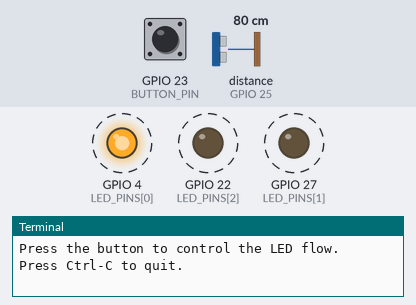
Simulated run of this program. Board: Raspberry Pi (BCM pin numbers). Shown: output pins drawn as LEDs (lit = HIGH), the last lines printed to the terminal. Dashed ring = blinking. The test bench sets the inputs (shaded band); at power-on: GPIO 23 (BUTTON_PIN) HIGH, distance to the obstacle (sensor on GPIO 25) 80 cm. The echo pulse lasts 58.3 µs per cm; the clock reads 2024-03-15 10:24:30 at power-on unless the program sets it; pins used as bus, display or sensor lines are not drawn.

Above: at 0.7 s.
1.3 s: GPIO 23 (BUTTON_PIN) pulled LOW for 0.15 s
At 1.5 s:
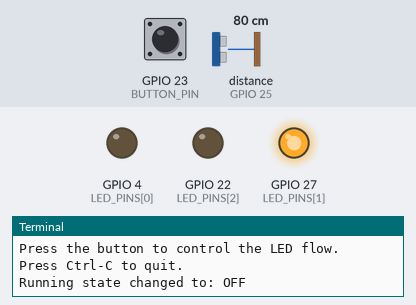
At 2.2 s:
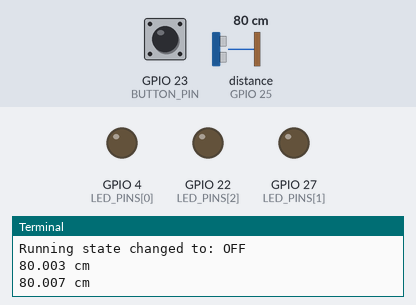
4.3 s: GPIO 23 (BUTTON_PIN) pulled LOW for 1 s
At 4.3 s:
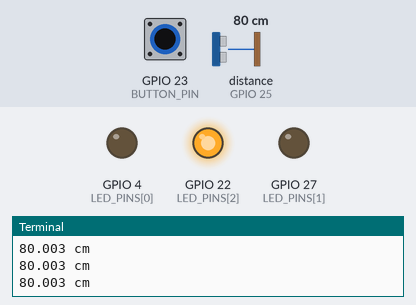
7.3 s: GPIO 23 (BUTTON_PIN) pulled LOW for 3.2 s
12.0 s: GPIO 23 (BUTTON_PIN) pulsed LOW 2 times (0.12 s each, 0.3 s apart)
Timing chart, 0 to 16.0 s (numbered marks = the images above; inputs shaded):
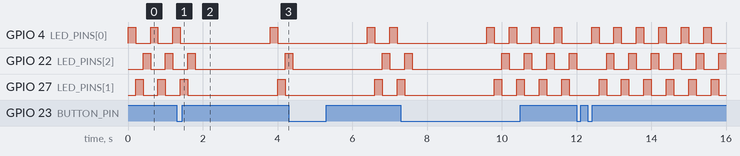

The program:

Lab11.py
```python
import RPi.GPIO as GPIO
import time

LED_PINS = [4,27,22]
BUTTON_PIN=23
Trig=24
Echo=25

running=True
start,end=0,0
status=False
count=0

GPIO.setmode(GPIO.BCM)
GPIO.setup(LED_PINS, GPIO.OUT)
GPIO.setup(BUTTON_PIN, GPIO.IN, pull_up_down=GPIO.PUD_UP)
GPIO.setup(Trig, GPIO.OUT)
GPIO.setup(Echo, GPIO.IN)
GPIO.output(LED_PINS, GPIO.LOW)
GPIO.output(Trig, GPIO.LOW)

def button_callback(channel):
    global running
    running=not running
    print(f"Running state changed to: {'ON' if running else 'OFF'}")

def echo_callback(channel):
    global start
    global end
    global status
    global count

    if GPIO.input(Echo) == GPIO.HIGH or status== False:
        start = time.time()
        status = True

    elif GPIO.input(Echo) == GPIO.LOW and status== True:
        end = time.time()
        duration = end - start
        start, end = 0, 0
        status = False
        global running
        if duration > 0:
            count += 1
            d = duration * 34300 / 2
            print("{:.3f} cm".format(d))
            if count ==10:
                count =0
                running = True

GPIO.add_event_detect(BUTTON_PIN, GPIO.FALLING, callback=button_callback, bouncetime=200)
GPIO.add_event_detect(Echo, GPIO.BOTH, callback=echo_callback)

print("Press the button to control the LED flow. Press Ctrl-C to quit.")

try:
    while True:
        if running:
            for pin in LED_PINS:
                GPIO.output(pin, GPIO.HIGH)
                time.sleep(0.2)
                GPIO.output(pin, GPIO.LOW)
        else:
            GPIO.output(Trig, GPIO.HIGH)
            time.sleep(0.00001)
            GPIO.output(Trig, GPIO.LOW)
            time.sleep(0.2)
except KeyboardInterrupt:
    print("Keyboard Interrupt")
finally:
    GPIO.cleanup()
```

Measured:
- after the input at 1.3 s, GPIO 27 (LED_PINS[1]): LOW → HIGH after 2.7 s, → LOW 0.20 s later
- by itself, GPIO 4 (LED_PINS[0]), GPIO 27 (LED_PINS[1]): alternates HIGH for 0.20 s and LOW for 0.40 s
